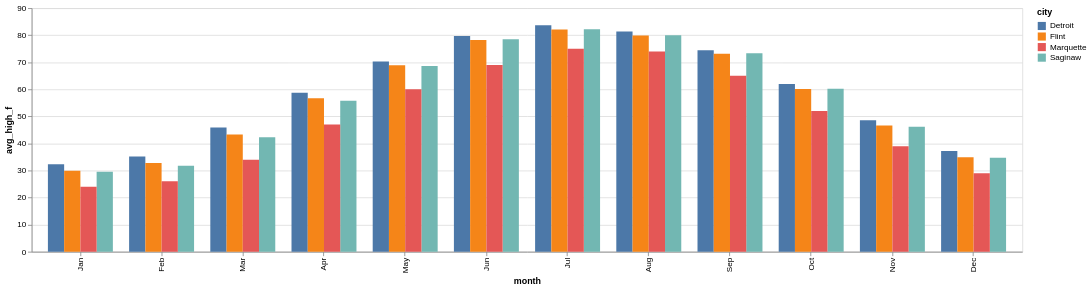

Notebook code cell kept with this figure:
### Code cell
# YOUR TURN: grouped bars (cities within each month)
alt.Chart(df).mark_bar().encode(
    x=alt.X('month:N', sort=months), y='avg_high_f:Q', color='city:N', xOffset='city:N')

### Figure 1 — Vega-Lite specification as saved in the notebook (floating-point values rounded to 4 significant figures)
{"config": {"view": {"continuousWidth": 300, "continuousHeight": 300}}, "data": {"name": "data-e9749b960f485e06d0b364bfd2df7f3f"}, "mark": {"type": "bar"}, "encoding": {"color": {"field": "city", "type": "nominal"}, "x": {"field": "month", "sort": ["Jan", "Feb", "Mar", "Apr", "May", "Jun", "Jul", "Aug", "Sep", "Oct", "Nov", "Dec"], "type": "nominal"}, "xOffset": {"field": "city", "type": "nominal"}, "y": {"field": "avg_high_f", "type": "quantitative"}}, "$schema": "https://vega.github.io/schema/vega-lite/v5.20.1.json", "datasets": {"data-e9749b960f485e06d0b364bfd2df7f3f": [{"city": "Detroit", "month": "Jan", "avg_high_f": 32.3, "precip_in": 2.23}, {"city": "Detroit", "month": "Feb", "avg_high_f": 35.2, "precip_in": 2.08}, {"city": "Detroit", "month": "Mar", "avg_high_f": 45.9, "precip_in": 2.43}, {"city": "Detroit", "month": "Apr", "avg_high_f": 58.7, "precip_in": 3.26}, {"city": "Detroit", "month": "May", "avg_high_f": 70.3, "precip_in": 3.72}, {"city": "Detroit", "month": "Jun", "avg_high_f": 79.7, "precip_in": 3.26}, {"city": "Detroit", "month": "Jul", "avg_high_f": 83.7, "precip_in": 3.51}, {"city": "Detroit", "month": "Aug", "avg_high_f": 81.4, "precip_in": 3.26}, {"city": "Detroit", "month": "Sep", "avg_high_f": 74.4, "precip_in": 3.22}, {"city": "Detroit", "month": "Oct", "avg_high_f": 62.0, "precip_in": 2.53}, {"city": "Detroit", "month": "Nov", "avg_high_f": 48.6, "precip_in": 2.57}, {"city": "Detroit", "month": "Dec", "avg_high_f": 37.2, "precip_in": 2.25}, {"city": "Flint", "month": "Jan", "avg_high_f": 29.9, "precip_in": 1.99}, {"city": "Flint", "month": "Feb", "avg_high_f": 32.8, "precip_in": 1.68}, {"city": "Flint", "month": "Mar", "avg_high_f": 43.3, "precip_in": 1.97}, {"city": "Flint", "month": "Apr", "avg_high_f": 56.7, "precip_in": 3.13}, {"city": "Flint", "month": "May", "avg_high_f": 68.9, "precip_in": 3.68}, {"city": "Flint", "month": "Jun", "avg_high_f": 78.2, "precip_in": 3.12}, {"city": "Flint", "month": "Jul", "avg_high_f": 82.1, "precip_in": 3.41}, {"city": "Flint", "month": "Aug", "avg_high_f": 79.9, "precip_in": 3.16}, {"city": "Flint", "month": "Sep", "avg_high_f": 73.1, "precip_in": 2.9}, {"city": "Flint", "month": "Oct", "avg_high_f": 60.1, "precip_in": 2.77}, {"city": "Flint", "month": "Nov", "avg_high_f": 46.6, "precip_in": 2.27}, {"city": "Flint", "month": "Dec", "avg_high_f": 34.9, "precip_in": 1.89}, {"city": "Saginaw", "month": "Jan", "avg_high_f": 29.5, "precip_in": 1.92}, {"city": "Saginaw", "month": "Feb", "avg_high_f": 31.8, "precip_in": 1.77}, {"city": "Saginaw", "month": "Mar", "avg_high_f": 42.3, "precip_in": 2.02}, {"city": "Saginaw", "month": "Apr", "avg_high_f": 55.8, "precip_in": 3.19}, {"city": "Saginaw", "month": "May", "avg_high_f": 68.6, "precip_in": 3.41}, {"city": "Saginaw", "month": "Jun", "avg_high_f": 78.5, "precip_in": 3.28}, {"city": "Saginaw", "month": "Jul", "avg_high_f": 82.2, "precip_in": 2.83}, {"city": "Saginaw", "month": "Aug", "avg_high_f": 80.0, "precip_in": 3.85}, {"city": "Saginaw", "month": "Sep", "avg_high_f": 73.3, "precip_in": 2.81}, {"city": "Saginaw", "month": "Oct", "avg_high_f": 60.2, "precip_in": 2.91}, {"city": "Saginaw", "month": "Nov", "avg_high_f": 46.2, "precip_in": 2.28}, {"city": "Saginaw", "month": "Dec", "avg_high_f": 34.7, "precip_in": 1.85}, {"city": "Marquette", "month": "Jan", "avg_high_f": 24.0, "precip_in": 2.0}, {"city": "Marquette", "month": "Feb", "avg_high_f": 26.0, "precip_in": 1.4}, {"city": "Marquette", "month": "Mar", "avg_high_f": 34.0, "precip_in": 1.9}, {"city": "Marquette", "month": "Apr", "avg_high_f": 47.0, "precip_in": 2.6}, {"city": "Marquette", "month": "May", "avg_high_f": 60.0, "precip_in": 3.0}, {"city": "Marquette", "month": "Jun", "avg_high_f": 69.0, "precip_in": 3.3}, {"city": "Marquette", "month": "Jul", "avg_high_f": 75.0, "precip_in": 3.3}, {"city": "Marquette", "month": "Aug", "avg_high_f": 74.0, "precip_in": 3.6}, {"city": "Marquette", "month": "Sep", "avg_high_f": 65.0, "precip_in": 4.0}, {"city": "Marquette", "month": "Oct", "avg_high_f": 52.0, "precip_in": 4.0}, {"city": "Marquette", "month": "Nov", "avg_high_f": 39.0, "precip_in": 3.1}, {"city": "Marquette", "month": "Dec", "avg_high_f": 29.0, "precip_in": 2.4}]}}
